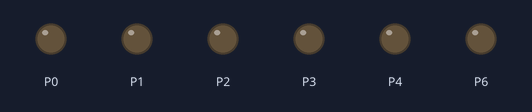
A program run on a simulated BBC micro:bit (MakeCode). Shown: output pins drawn as LEDs (lit = HIGH).

Above: at 0.2 s.
At 0.7 s:
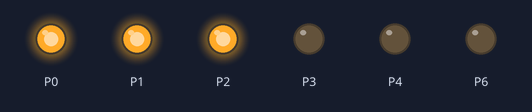
At 1.2 s:
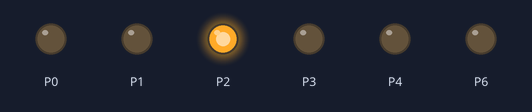
At 1.7 s:
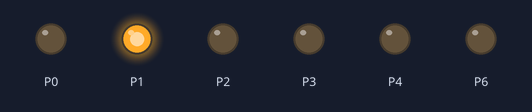
At 2.7 s:
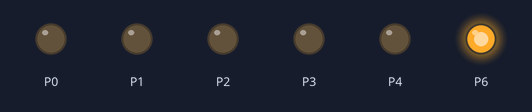
At 3.7 s:
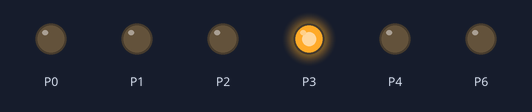
Timing chart, 0 to 5.2 s (numbered marks = the images above):
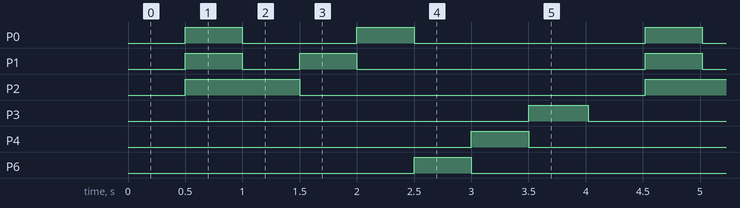

The program:

main.ts
```typescript
function 灯控制 (红: number, 黄: number, 绿: number) {
    pins.digitalWritePin(DigitalPin.P0, 绿)
    pins.digitalWritePin(DigitalPin.P1, 黄)
    pins.digitalWritePin(DigitalPin.P2, 红)
}
function 灯控制2 (红: number, 黄: number, 绿: number) {
    pins.digitalWritePin(DigitalPin.P3, 绿)
    pins.digitalWritePin(DigitalPin.P4, 黄)
    pins.digitalWritePin(DigitalPin.P6, 红)
}
led.enable(false)
basic.forever(function () {
    灯控制(0, 0, 0)
    灯控制2(0, 0, 0)
    basic.pause(500)
    灯控制(1, 1, 1)
    basic.pause(500)
    灯控制(1, 0, 0)
    basic.pause(500)
    灯控制(0, 1, 0)
    basic.pause(500)
    灯控制(0, 0, 1)
    basic.pause(500)
    灯控制(0, 0, 0)
    灯控制2(1, 0, 0)
    basic.pause(500)
    灯控制2(0, 1, 0)
    basic.pause(500)
    灯控制2(0, 0, 1)
    basic.pause(500)
})
```

test.ts
```typescript
// 在此处测试；当此软件包作为插件使用时，将不会编译此软件包。
```

Measured:
- by itself, P0: repeats every 4.0 s: LOW 1.0 s, HIGH 0.50 s, LOW 2.0 s, HIGH 0.50 s
- by itself, P1: repeats every 4.0 s: LOW 0.50 s, HIGH 0.50 s, LOW 2.5 s, HIGH 0.50 s
- by itself, P2: alternates HIGH for 1.0 s and LOW for 3.0 s
- by itself, P3: alternates HIGH for 0.52 s and LOW for 3.5 s
- by itself, P4, P6: alternates HIGH for 0.50 s and LOW for 3.5 s
